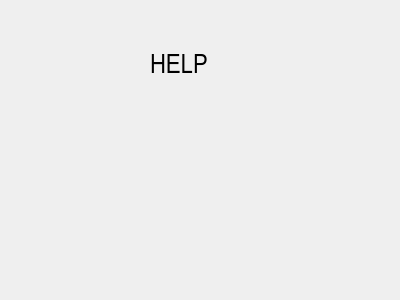
<?xml version="1.0" encoding="UTF-8"?>
<ui version="4.0">
 <class>HelpPages</class>
 <widget class="QDialog" name="HelpPages">
  <property name="geometry">
   <rect>
    <x>0</x>
    <y>0</y>
    <width>400</width>
    <height>300</height>
   </rect>
  </property>
  <property name="windowTitle">
   <string>Dialog</string>
  </property>
  <widget class="QLabel" name="label">
   <property name="geometry">
    <rect>
     <x>150</x>
     <y>40</y>
     <width>71</width>
     <height>51</height>
    </rect>
   </property>
   <property name="font">
    <font>
     <family>Arial Narrow</family>
     <pointsize>20</pointsize>
    </font>
   </property>
   <property name="text">
    <string>HELP</string>
   </property>
  </widget>
 </widget>
 <resources/>
 <connections/>
</ui>
